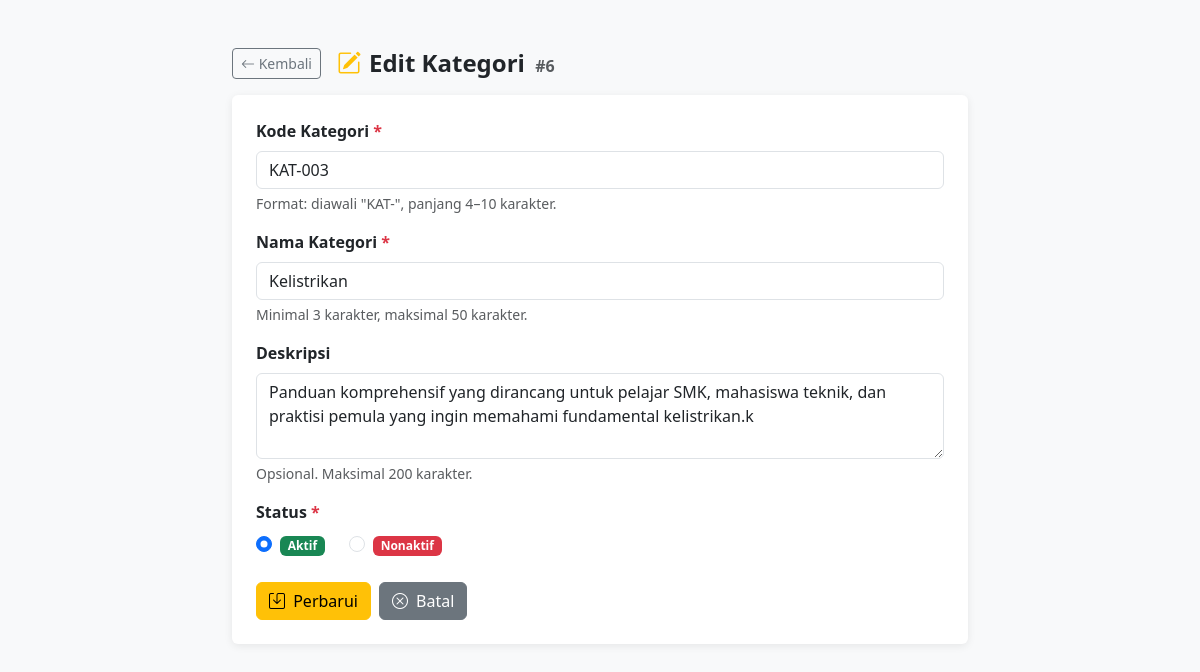
Screenshot of /edit.php?id=6 with the database file from the repository.
### tables this page shows
CREATE TABLE `kategori` (
  `id_kategori` int NOT NULL,
  `kode_kategori` varchar(10) NOT NULL,
  `nama_kategori` varchar(50) NOT NULL,
  `deskripsi` text,
  `status` enum('Aktif','Nonaktif') DEFAULT 'Aktif',
  `created_at` timestamp NULL DEFAULT CURRENT_TIMESTAMP
);

### edit.php (the view, shortened to what this page needs)
<!DOCTYPE html>
<html lang="id">
<head>
    <link href="https://cdn.jsdelivr.net/npm/bootstrap@5.3.0/dist/css/bootstrap.min.css" rel="stylesheet">
    <link href="https://cdn.jsdelivr.net/npm/bootstrap-icons@1.10.5/font/bootstrap-icons.css" rel="stylesheet">
</head>
<body>
<?php
require_once 'config/database.php';
$id = isset($_GET['id']) ? (int)$_GET['id'] : 0;
$cek_id = $conn->prepare("SELECT id_kategori, kode_kategori, nama_kategori, deskripsi, status FROM kategori WHERE id_kategori = ?");
$cek_id->bind_param('i', $id);
$cek_id->execute();
$res_id = $cek_id->get_result();
$data = $res_id->fetch_assoc();
$errors    = [];
$kode      = $data['kode_kategori'];
$nama      = $data['nama_kategori'];
$deskripsi = $data['deskripsi'] ?? '';
$status    = $data['status'];
?>
<div class="container mt-5 mb-5">
    <div class="row justify-content-center">
        <div class="col-md-8">
            <div class="d-flex align-items-center mb-3">
                <a href="index.php" class="btn btn-outline-secondary btn-sm me-3">
                    <i class="bi bi-arrow-left"></i> Kembali
                </a>
                <h4 class="fw-bold mb-0">
                    <i class="bi bi-pencil-square text-warning me-2"></i>Edit Kategori
                    <small class="text-muted fs-6 ms-1">#<?= $id ?></small>
                </h4>
            </div>
            <div class="card">
                <div class="card-body p-4">
                    <form method="POST" novalidate>
                        <div class="mb-3">
                            <label for="kode_kategori" class="form-label fw-semibold">
                                Kode Kategori <span class="text-danger">*</span>
                            </label>
                            <input type="text"
                                   id="kode_kategori"
                                   name="kode_kategori"
                                   class="form-control <?= isset($errors['kode']) ? 'is-invalid' : '' ?>"
                                   value="<?= htmlspecialchars($kode) ?>"
                                   placeholder="Contoh: KAT-004"
                                   maxlength="10"
                                   required>
                            <?php if (isset($errors['kode'])): ?>
                                <div class="invalid-feedback"><?= $errors['kode'] ?></div>
                            <?php else: ?>
                                <div class="form-text">Format: diawali "KAT-", panjang 4–10 karakter.</div>
                            <?php endif; ?>
                        </div>
                        <div class="mb-3">
                            <label for="nama_kategori" class="form-label fw-semibold">
                                Nama Kategori <span class="text-danger">*</span>
                            </label>
                            <input type="text"
                                   id="nama_kategori"
                                   name="nama_kategori"
                                   class="form-control <?= isset($errors['nama']) ? 'is-invalid' : '' ?>"
                                   value="<?= htmlspecialchars($nama) ?>"
                                   placeholder="Contoh: Pemrograman"
                                   maxlength="50"
                                   required>
                            <?php if (isset($errors['nama'])): ?>
                                <div class="invalid-feedback"><?= $errors['nama'] ?></div>
                            <?php else: ?>
                                <div class="form-text">Minimal 3 karakter, maksimal 50 karakter.</div>
                            <?php endif; ?>
                        </div>
                        <div class="mb-3">
                            <label for="deskripsi" class="form-label fw-semibold">Deskripsi</label>
                            <textarea id="deskripsi"
                                      name="deskripsi"
                                      rows="3"
                                      class="form-control <?= isset($errors['deskripsi']) ? 'is-invalid' : '' ?>"
                                      placeholder="Keterangan singkat (opsional)"
                                      maxlength="200"><?= htmlspecialchars($deskripsi) ?></textarea>
                            <?php if (isset($errors['deskripsi'])): ?>
                                <div class="invalid-feedback"><?= $errors['deskripsi'] ?></div>
                            <?php else: ?>
                                <div class="form-text">Opsional. Maksimal 200 karakter.</div>
                            <?php endif; ?>
                        </div>
                        <div class="mb-4">
                            <label class="form-label fw-semibold">
                                Status <span class="text-danger">*</span>
                            </label>
                            <div class="d-flex gap-4">
                                <div class="form-check">
                                    <input class="form-check-input" type="radio" name="status" id="statusAktif"
                                           value="Aktif" <?= $status === 'Aktif' ? 'checked' : '' ?>>
                                    <label class="form-check-label" for="statusAktif">
                                        <span class="badge bg-success">Aktif</span>
                                    </label>
                                </div>
                                <div class="form-check">
                                    <input class="form-check-input" type="radio" name="status" id="statusNonaktif"
                                           value="Nonaktif" <?= $status === 'Nonaktif' ? 'checked' : '' ?>>
                                    <label class="form-check-label" for="statusNonaktif">
                                        <span class="badge bg-danger">Nonaktif</span>
                                    </label>
                                </div>
                            </div>
                        </div>
                        <div class="d-flex gap-2">
                            <button type="submit" class="btn btn-warning">
                                <i class="bi bi-save me-1"></i> Perbarui
                            </button>
                            <a href="index.php" class="btn btn-secondary">
                                <i class="bi bi-x-circle me-1"></i> Batal
                            </a>
                        </div>
                    </form>
                </div>
            </div>
        </div>
    </div>
</div>
</body>
</html>

### edit.php (style rules this page uses)
body { background-color: #f8f9fa; }
.card { box-shadow: 0 2px 8px rgba(0,0,0,.08); border: none; }

### rows the page displays
kategori: kode_kategori "KAT-003", nama_kategori "Kelistrikan", deskripsi "Panduan komprehensif yang dirancang untuk pelajar SMK, mahasiswa teknik, dan praktisi pemula yang ingin memahami fundamental kelistrikan.k", status "☑ Aktif", status "☐ Nonaktif"

### other values shown
$id "6"
